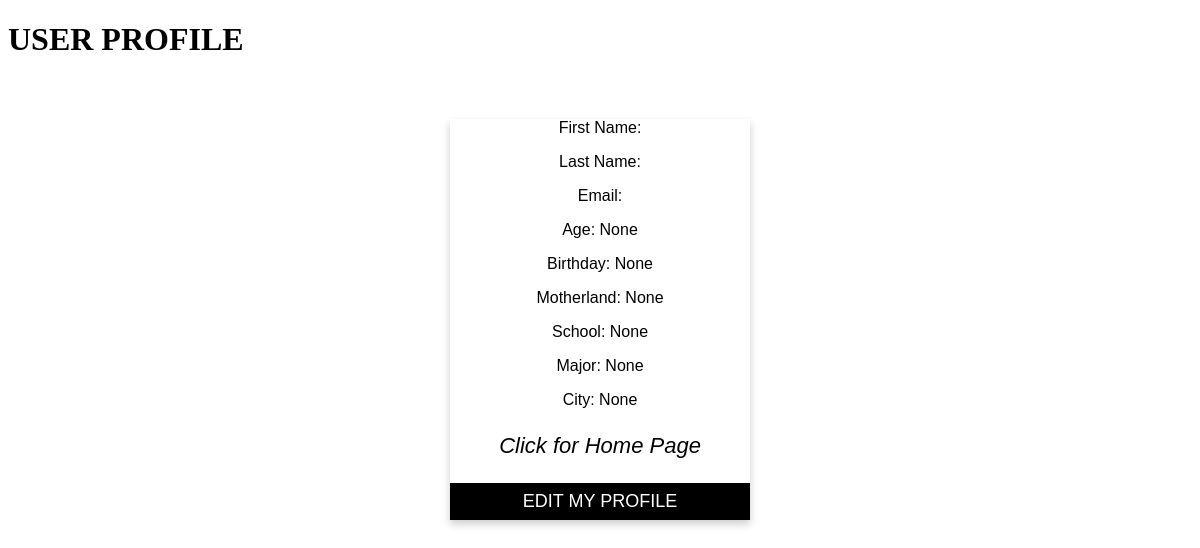
The app's page /profile/2/ with its own data.
### qa_web/models.py (models this page shows)
class User(AbstractUser):
    age = models.IntegerField(null =True)
    birthday = models.DateField(null = True)
    motherland=models.TextField(max_length=100, null =True)
    school = models.TextField(max_length=100, null =True)
    major = models.CharField(max_length=50, null =True)
    city = models.TextField(max_length=100, null=True)
    """
      The below code has a purpose that a user profile will be created when
      a user is created

     """

### qa_web/views.py (the view)
# urls.py: path('profile/<int:id_>/', views.display_profile, name='UserProfile'),
def display_profile(request, id_):
    displayed_user = get_object_or_404(User, pk=id_)
    return render(request, 'qa_web/UserProfile.html', context={'displayed_user' : displayed_user})

### qa_web/templates/qa_web/UserProfile.html (shortened to what this page needs)
<!DOCTYPE html>
<html lang="en">
<head>
    <h1> USER PROFILE</h1>
    <link rel="stylesheet" href="https://cdnjs.cloudflare.com/ajax/libs/font-awesome/4.7.0/css/font-awesome.min.css">
</head>
<body>
<div class="card">
     <p class="info">First Name: {{ displayed_user.first_name }}</p>
     <p class="info">Last Name: {{ displayed_user.last_name }}</p>
     <p class="info">Email: {{ displayed_user.email }}</p>
     <p class="info">Age: {{ displayed_user.age }}</p>
     <p class="info">Birthday: {{ displayed_user.birthday }}</p>
     <p class="info">Motherland: {{ displayed_user.motherland}}</p>
     <p class="info">School: {{ displayed_user.school }}</p>
     <p class="info">Major: {{ displayed_user.major }}</p>
     <p class="info">City: {{ displayed_user.city }}</p>
  <div style="margin: 24px 0;">
    <a href="#"><i>Click for Home Page</i></a>
 </div>
 <p><button>EDIT MY PROFILE </button></p>
</div>
</head>
</body>
</body>
</html>

### qa_web/templates/qa_web/UserProfile.html (style rules this page uses)
.card { box-shadow: 0 4px 8px 0 rgba(0, 0, 0, 0.2); max-width: 300px; margin: auto; text-align: center; font-family: arial; }
button { border: none; outline: 0; display: inline-block; padding: 8px; color: white; background-color: #000; text-align: center; cursor: pointer; width: 100%; font-size: 18px; }
a { text-decoration: none; font-size: 22px; color: black; }

### records on screen
User: age "None", birthday "None", motherland "None", school "None", major "None", city "None"
